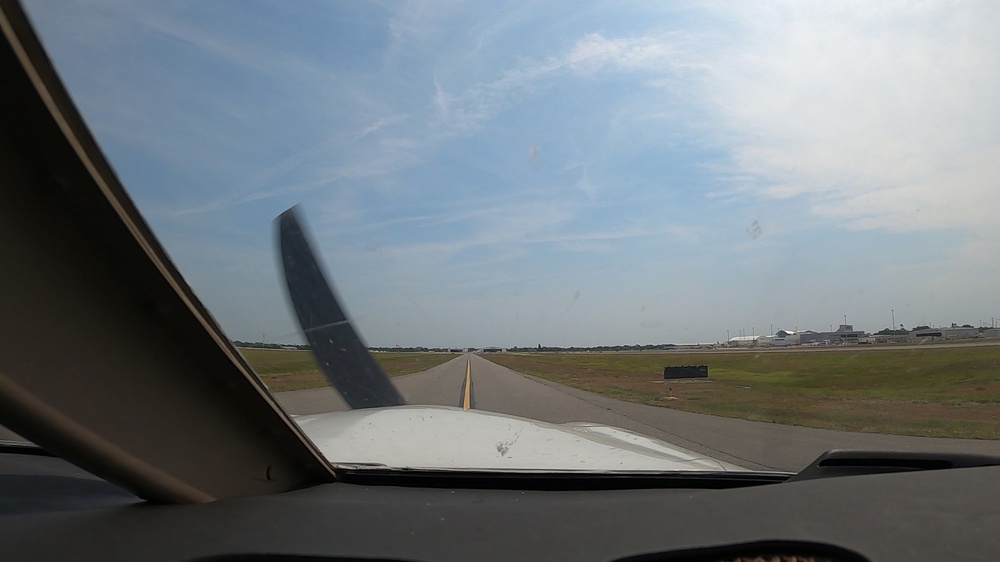
#> input picture data/Raw_Data/vidd_2/00001.jpg, 1000 x 562 px, shrunk from 1920 x 1080 before the run, found by its file name
$ python q2_make_roi_guides.py
#> lines starting #> are read from the running program, lines starting #| are printed output that depends on the picture; after the words box and inside, x2 and y2 are one past the last pixel; in counts of white or black regions, pixels touching at a corner belong together
"""Draw target tight / medium / loose ROI trapezoids on each video's first frame.

The images are a clicking guide for Q2 (manual ROI). They are not ALINA output.
Run from the repo root after resizing vidd_1 (README Q2, Step 1):

    uv run python scripts/q2_make_roi_guides.py
"""

from __future__ import annotations

from pathlib import Path

import cv2
import numpy as np

# Fractions of frame width (x) and height (y), measured from the top-left corner.
# Each size: ((bottom-left x, bottom-right x, bottom y), (top-left x, top-right x, top y)).
# Bottom edge sits just above the aircraft nose; top edge just below the horizon.
GUIDES = {
    "vidd_1": (
        "outputs/vidd_1_1080p/00001.jpg",
        {
            "tight": ((0.35, 0.60, 0.68), (0.43, 0.53, 0.56)),
            "medium": ((0.25, 0.75, 0.68), (0.40, 0.60, 0.55)),
            "loose": ((0.05, 0.95, 0.68), (0.30, 0.70, 0.53)),
        },
    ),
    "vidd_2": (
        "data/Raw_Data/vidd_2/00001.jpg",
        {
            "tight": ((0.38, 0.58, 0.72), (0.45, 0.50, 0.63)),
            "medium": ((0.30, 0.70, 0.72), (0.43, 0.53, 0.63)),
            "loose": ((0.10, 0.90, 0.72), (0.35, 0.65, 0.62)),
        },
    ),
    "vidd_3": (
        "data/Raw_Data/vidd_3/18970.jpg",
        {
            "tight": ((0.45, 0.75, 0.73), (0.52, 0.70, 0.64)),
            "medium": ((0.35, 0.90, 0.73), (0.45, 0.80, 0.63)),
            "loose": ((0.15, 1.00, 0.73), (0.30, 0.98, 0.62)),
        },
    ),
}

COLORS = {"tight": (0, 0, 255), "medium": (0, 255, 255), "loose": (0, 255, 0)}  # BGR: red, yellow, green
OUTPUT_DIR = Path("results/q2/roi_guides")


def trapezoid(sizes: tuple, width: int, height: int) -> np.ndarray:
    (bl_x, br_x, bottom_y), (tl_x, tr_x, top_y) = sizes
    # Corners in ALINA's click order: Bottom-Left, Top-Left, Top-Right, Bottom-Right
    return np.array(
        [
            [bl_x * width, bottom_y * height],
            [tl_x * width, top_y * height],
            [tr_x * width, top_y * height],
            [br_x * width - 1, bottom_y * height],
        ],
        dtype=np.int32,
    )


def draw_guide(frame_path: str, sizes_by_name: dict) -> np.ndarray:
#> called with frame_path = 'outputs/vidd_1_1080p/00001.jpg'
    img = cv2.imread(frame_path)
#> img is the input picture: shape (562, 1000, 3); mean B, G, R 125.2, 120.3, 112.5
    if img is None:
        raise FileNotFoundError(f"Could not read {frame_path}")
    height, width = img.shape[:2]
#> height = 562; width = 1000

    for name, sizes in sizes_by_name.items():
        corners = trapezoid(sizes, width, height)
        cv2.polylines(img, [corners], True, COLORS[name], 3)
        if name == "medium":
            for i, (x, y) in enumerate(corners, start=1):
                cv2.circle(img, (int(x), int(y)), 12, (255, 255, 255), -1)
                cv2.putText(img, str(i), (int(x) - 8, int(y) + 8), cv2.FONT_HERSHEY_SIMPLEX, 0.8, (0, 0, 0), 2)
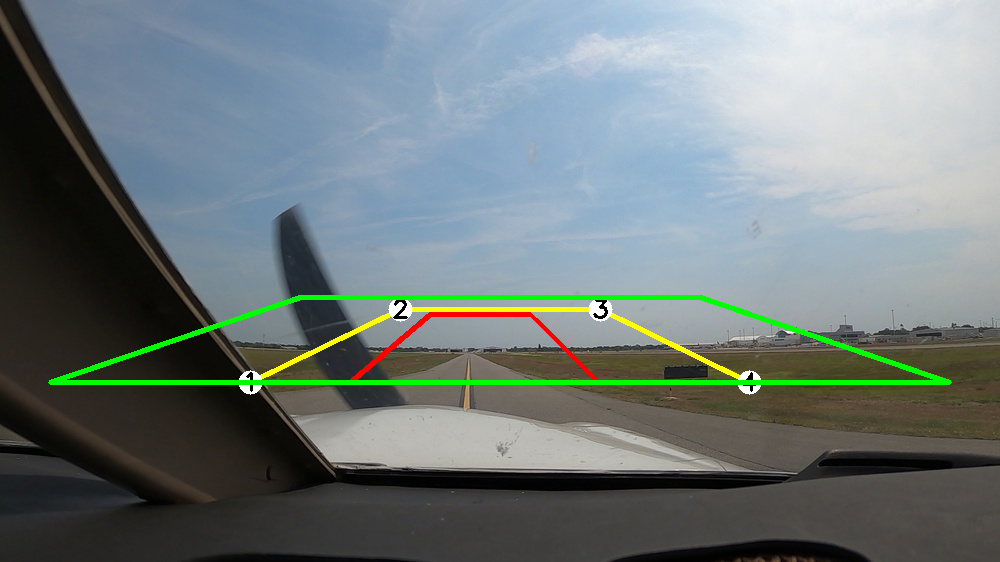
#> img: shape (562, 1000, 3); 2.56% of pixels changed, all inside (x1, y1, x2, y2) = (48, 295, 952, 395)

    y = 40
    for name, color in COLORS.items():
        cv2.putText(img, name, (30, y), cv2.FONT_HERSHEY_SIMPLEX, 1.2, color, 3)
        y += 45
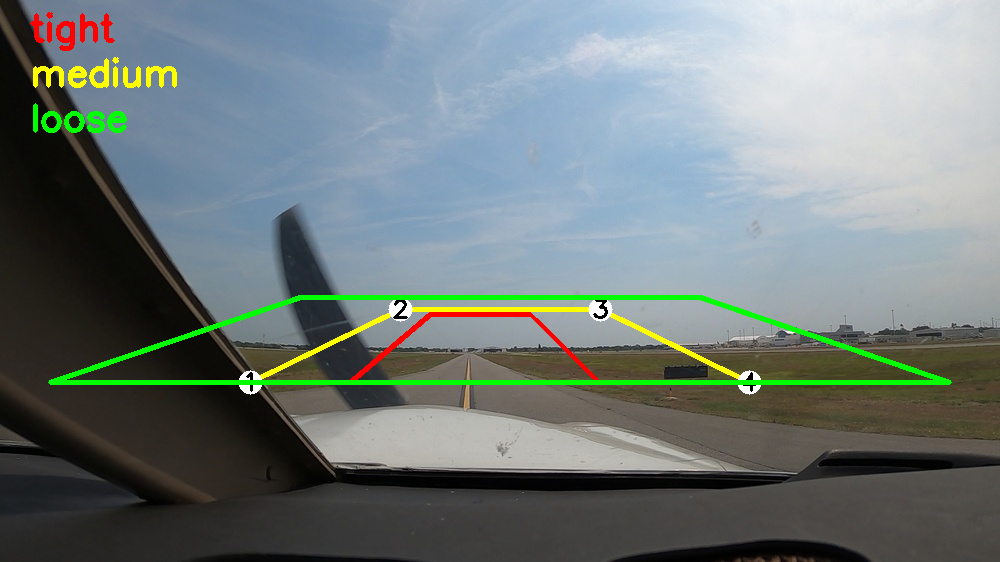
#> img: shape (562, 1000, 3); 0.72% of pixels changed, all inside (x1, y1, x2, y2) = (30, 12, 177, 133)
#> after the loop, y = 175
#> pass 3 of the loop in main, `for video, (frame_path, sizes_by_name) in GUIDES.items():`:
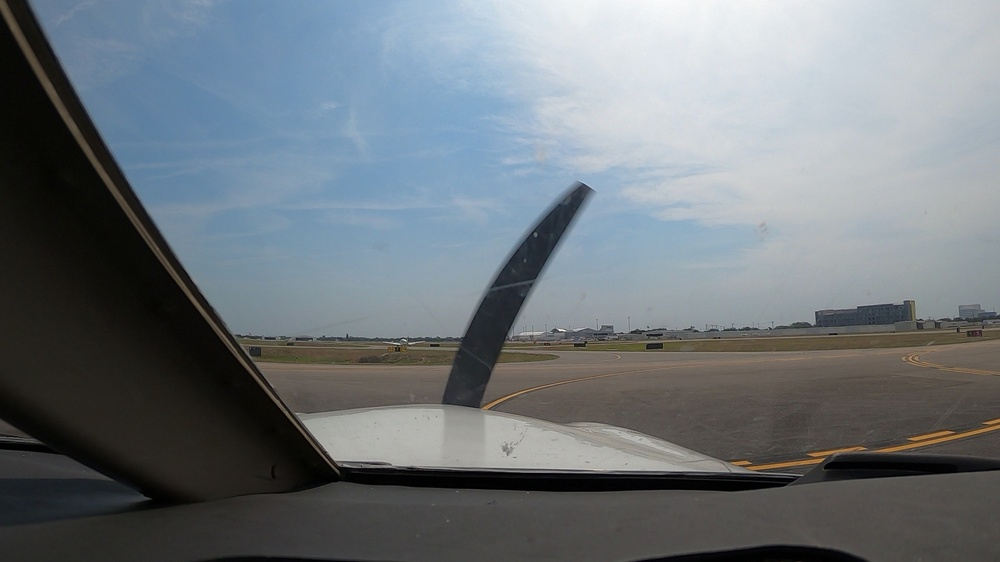
#> input picture data/Raw_Data/vidd_3/18970.jpg, 1000 x 562 px, shrunk from 1920 x 1080 before the run, found by its file name
#> in draw_guide, img is the input picture: shape (562, 1000, 3); mean B, G, R 123.6, 118.3, 111
#> after the loop in draw_guide (call 3), `for name, sizes in sizes_by_name.items():`:
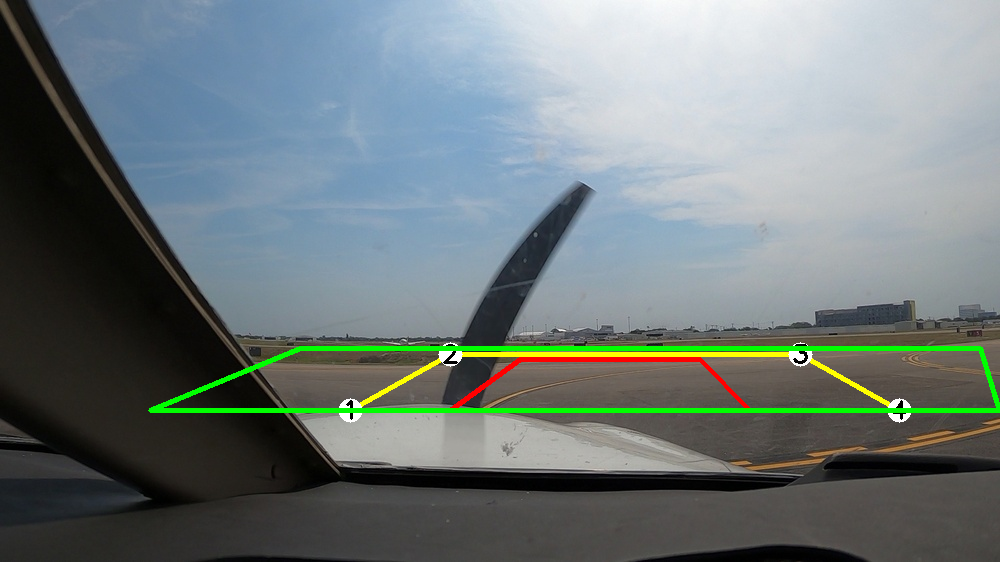
#> img: shape (562, 1000, 3); 2.53% of pixels changed, all inside (x1, y1, x2, y2) = (148, 342, 1000, 423)
#> after the loop in draw_guide (call 3), `for name, color in COLORS.items():`:
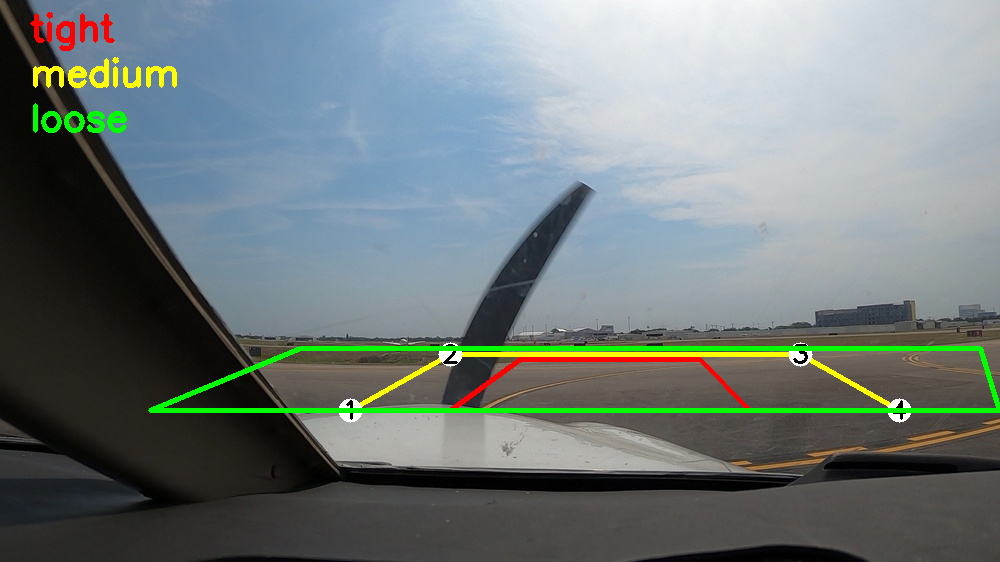
#> img: shape (562, 1000, 3); 0.72% of pixels changed, all inside (x1, y1, x2, y2) = (30, 12, 177, 133)
    return img


def main() -> None:
    OUTPUT_DIR.mkdir(parents=True, exist_ok=True)
    for video, (frame_path, sizes_by_name) in GUIDES.items():
        out_path = OUTPUT_DIR / f"{video}_guide.jpg"
        cv2.imwrite(str(out_path), draw_guide(frame_path, sizes_by_name))
        print(f"Saved {out_path}")


if __name__ == "__main__":
    main()
